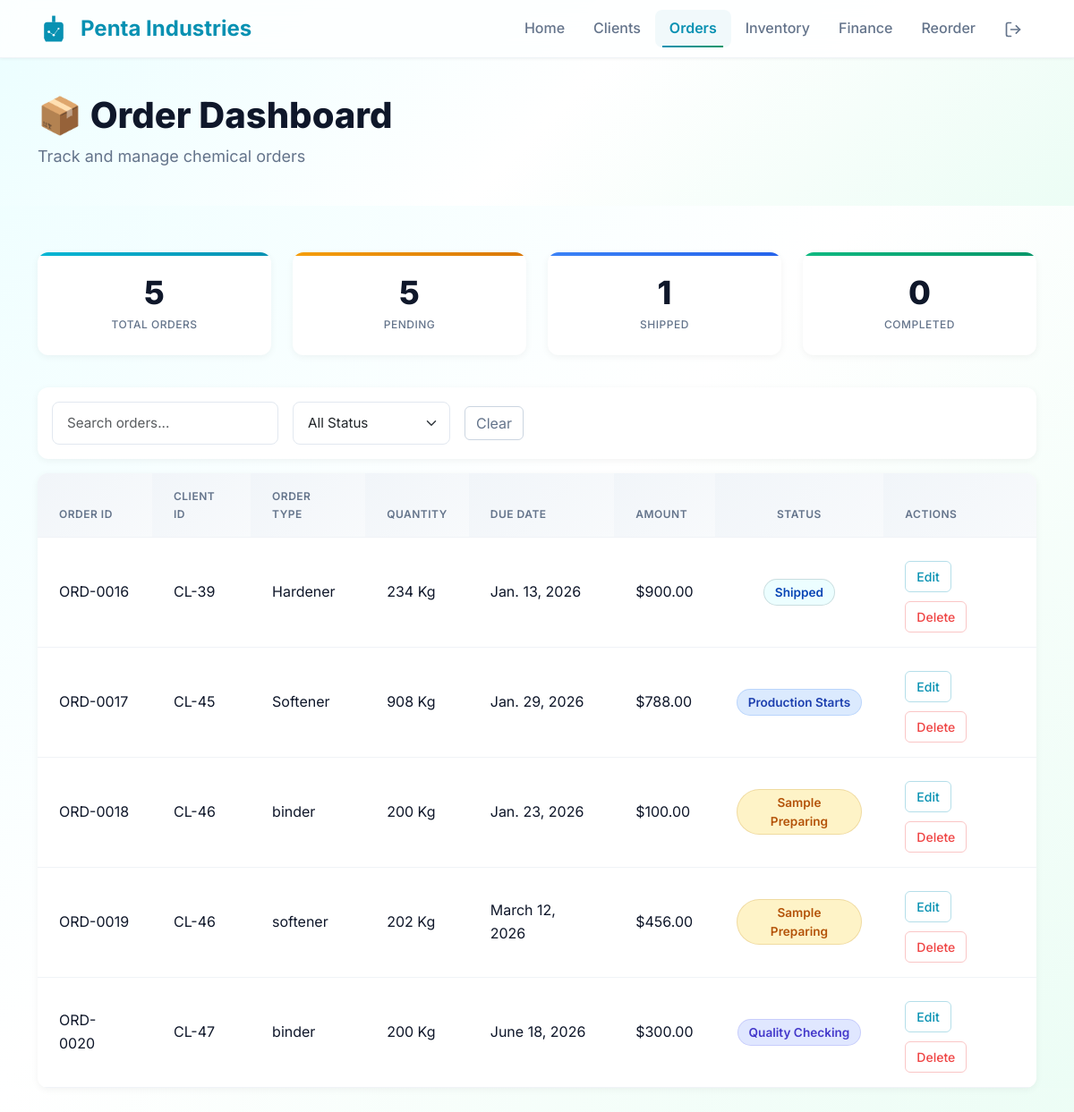
The page /order/ (signed in) on the database as committed earlier.
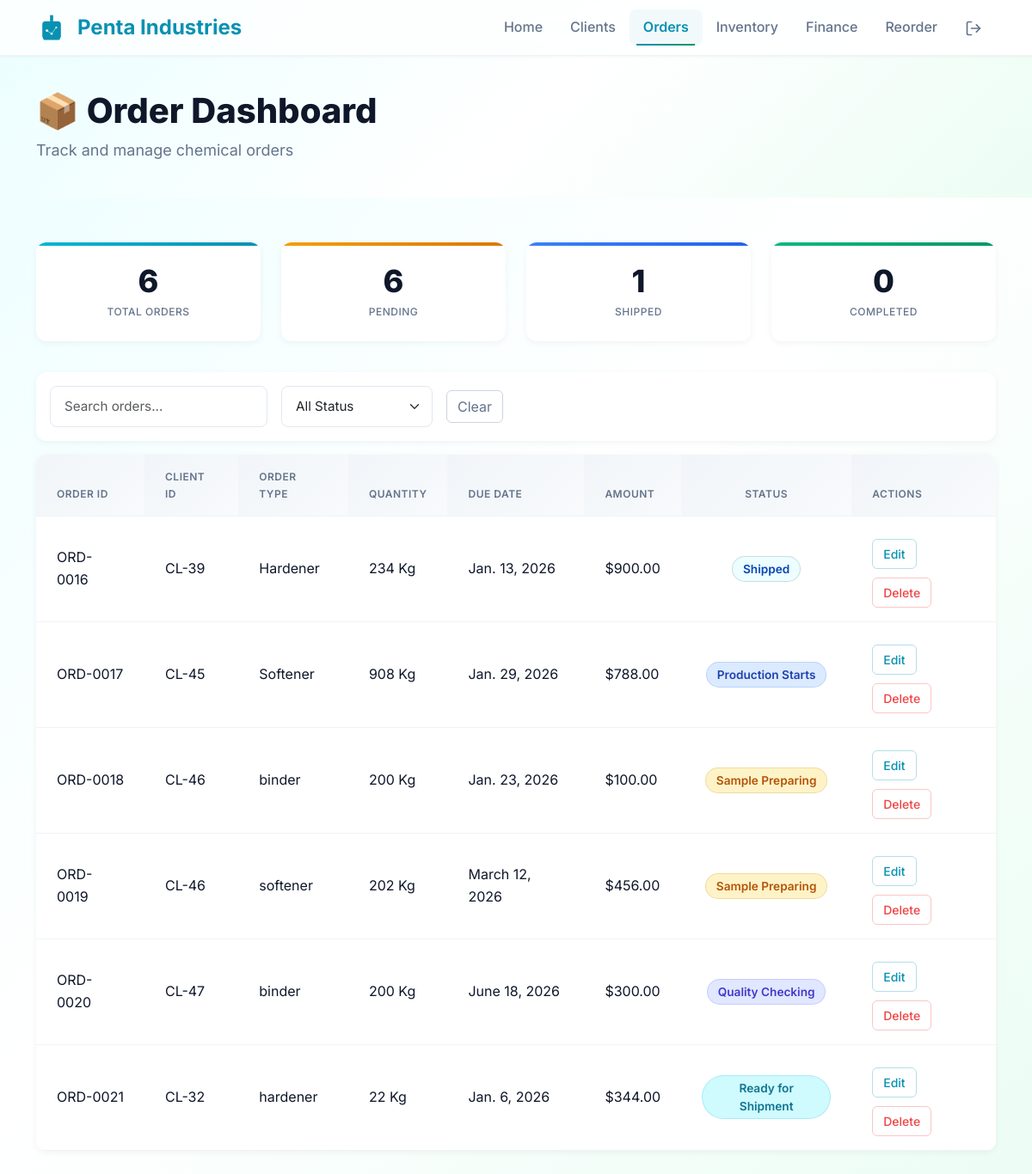
The same page on the database as committed later.
### core/models.py (models this page shows, shortened)
class Order(models.Model):
    STATUS_CHOICES = [
        ('sample_preparing', 'Sample Preparing'),
        ('production_starts', 'Production Starts'),
        ('quality_checking', 'Quality Checking'),
        ('ready_for_shipment', 'Ready for Shipment'),
        ('shipped', 'Shipped'),
        ('completed', 'Completed'),
    ]
    order_id = models.CharField(max_length=20, unique=True, blank=True)
    fabric_type = models.CharField(max_length=100, blank=True, null=True)
    quantity = models.PositiveIntegerField(blank=True, null=True)
    payment = models.DecimalField(max_digits=10,decimal_places=2, blank=True, null=True)
    client = models.ForeignKey(Client, on_delete=models.CASCADE, related_name='orders')
    status = models.CharField(max_length=50, choices=STATUS_CHOICES, default='sample_preparing')
    created_at = models.DateTimeField(auto_now_add=True)
    due_date = models.DateField(blank=True, null=True)
    paid_amount = models.DecimalField(max_digits=10, decimal_places=2, default=0)
    payment_method = models.CharField(
        max_length=20,
        choices=[
            ('cash', 'Cash'),
            ('bank_transfer', 'Bank Transfer'),
            ('credit_card', 'Credit Card'),
            ('upi', 'UPI'),
            ('other', 'Other')
        ],
        default='bank_transfer'
    )

class Client(models.Model):
    name = models.CharField(max_length=100)
    email = models.EmailField(null=True,blank=True)
    phone = models.CharField(max_length=15, blank=True)
    company = models.CharField(max_length=100, blank=True)
    is_active = models.BooleanField(default=True)
    avatar = models.ImageField(upload_to='avatars/' , blank=True , null=True)
    created_at = models.DateTimeField(auto_now_add=True)

### core/views.py (the view, shortened to what this page needs)
# urls.py: path('order/', views.order_dashboard, name='order_dashboard'),
@login_required
def order_dashboard(request):
    orders = Order.objects.select_related('client').all()  # Efficient query
    status_filter = request.GET.get('status')
    if status_filter:
        orders = orders.filter(status=status_filter)
    search_query = request.GET.get('search', '')
    if request.method == "POST" and "edit_order" in request.POST:
        order_id = request.POST.get("order_id")
        order = get_object_or_404(Order, id=order_id)
        form = OrderForm(request.POST, instance=order)
        if form.is_valid():
            form.save()
            ActivityLog.objects.create(
                activity_type='order_updated',
                description=f'Order updated: #{order.order_id} status changed to {order.status}',
                user=request.user,
                order_id=order.id
            )
            messages.success(request, f"Order {order.order_id} updated successfully.")
            return redirect('order_dashboard')
    else:
        form = OrderForm() # Empty form for the modal
    total_orders = Order.objects.all().count()
    pending = Order.objects.exclude(status='completed').count()
    shipped = Order.objects.filter(status='shipped').count()
    completed = Order.objects.filter(status='completed').count()
    return render(request, 'orders.html', {
        'orders': orders,
        'form': form,
        'total_orders': total_orders,
        'pending': pending,
        'shipped': shipped,
        'completed': completed,
    })

### core/forms.py
class OrderForm(forms.ModelForm):
    class Meta:
        model = Order
        fields = ['fabric_type', 'quantity', 'due_date', 'status', 'payment']
        widgets = {
            'due_date': forms.DateInput(attrs={'type': 'date'}),
            'payment': forms.NumberInput(attrs={'step': '0.01'}),
        }

### templates/orders.html (shortened to what the changed rows need)
{% load static %}
<!DOCTYPE html>
<html lang="en">
<head>
  <link href="https://cdn.jsdelivr.net/npm/bootstrap@5.3.2/dist/css/bootstrap.min.css" rel="stylesheet">
  <link href="{% static 'css/order-dashboard.css' %}" rel="stylesheet">
</head>
<body>
  <section class="header-section">
    <div class="container">
      <div class="d-flex justify-content-between align-items-center">
        <div>
          <h2>📦 Order Dashboard</h2>
        </div>
      </div>
    </div>
  </section>
  <div class="container mt-4">
    <div class="row g-3">
      <div class="col-md-3">
        <div class="card">
          <h3>{{ total_orders }}</h3>
          <small>Total Orders</small>
        </div>
      </div>
      <div class="col-md-3">
        <div class="card">
          <h3>{{ pending }}</h3>
          <small>Pending</small>
        </div>
      </div>
    </div>
  </div>
  <div class="container mb-5">
    <div class="card">
      <div class="table-responsive">
        <table class="table table-hover mb-0">
          <thead>
            <tr>
              <th>Order ID</th>
              <th>Client ID</th>
              <th>Order Type</th>
              <th>Quantity</th>
              <th>Due Date</th>
              <th>Amount</th>
              <th style="text-align:center">Status</th>
              <th>Actions</th>
            </tr>
          </thead>
          <tbody>
            {% for order in orders %}
            <tr>
              <td>{{ order.order_id }}</td>
              <td>CL-{{ order.client.id }}</td>
              <td>{{ order.fabric_type }}</td>
              <td>{{ order.quantity }} Kg</td>
              <td>{{ order.due_date }}</td>
              <td>${{ order.payment }}</td>
              <td style="text-align: center;">
                {% if order.status == 'sample_preparing' %}
                <span class="stat-badge status-pending">Sample Preparing</span>
                {% elif order.status == 'production_starts' %}
                <span class="stat-badge status-production">Production Starts</span>
                {% elif order.status == 'quality_checking' %}
                <span class="stat-badge status-quality">Quality Checking</span>
                {% elif order.status == 'ready_for_shipment' %}
                <span class="stat-badge status-shipment" style="text-align: center;">Ready for Shipment</span>
                {% elif order.status == 'shipped' %}
                <span class="stat-badge status-shipped">Shipped</span>
                {% elif order.status == 'completed' %}
                <span class="stat-badge status-completed">Completed</span>
                {% endif %}
              </td>
              <td>
                <button type="button" class="btn btn-sm btn-outline-primary edit-order-btn"
                  data-internal-id="{{ order.id }}" data-order-id="{{ order.order_id }}"
                  data-fabric="{{ order.fabric_type }}" data-qty="{{ order.quantity }}"
                  data-payment="{{ order.payment }}" data-status="{{ order.status }}"
                  data-due_date="{{ order.due_date|date:'Y-m-d' }}" data-client-id="{{ order.client.id }}"
                  data-bs-toggle="modal" data-bs-target="#editOrderModal">
                  Edit
                </button>
                <button type="button" class="btn btn-sm btn-outline-danger delete-order-btn"
                  data-order-id="{{ order.order_id }}" data-internal-id="{{ order.id }}" data-bs-toggle="modal"
                  data-bs-target="#deleteOrderModal">
                  Delete
                </button>
              </td>
            </tr>
            {% empty %}
            <tr>
              <td colspan="9" class="text-center py-4">No orders yet.</td>
            </tr>
            {% endfor %}
          </tbody>
        </table>
      </div>
    </div>
  </div>
</body>
</html>

Rows that differ between the two databases and show on the page:
added Order: order_id "ORD-0021", client.id "32", fabric_type "hardener", quantity "22", due_date "Jan. 6, 2026", payment "344.00", shows "Ready for Shipment"
Other text that changed with them:
{{ total_orders }}: "5" → "6"
{{ pending }}: "5" → "6"
